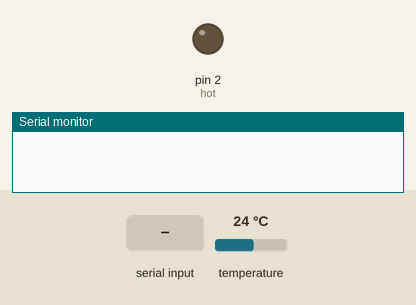
A sketch run on a simulated Arduino Uno, built with avr-gcc and run on an emulated ATmega328P. Parts: output pins drawn as LEDs (lit = HIGH), the last lines printed to the serial monitor. The test bench sets the inputs (shaded band); at power-on: temperature 24 °C.

Above: at 1.2 s.
1.3 s: "90,45\n" received over the second serial link
At 2.11 s:
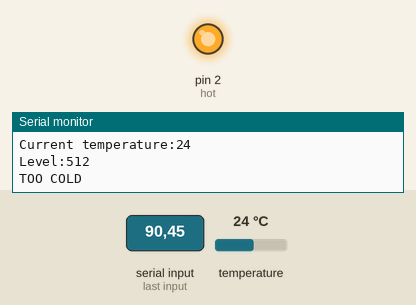
Timing chart, 0 to 4.3 s (numbered marks = the images above; inputs shaded):
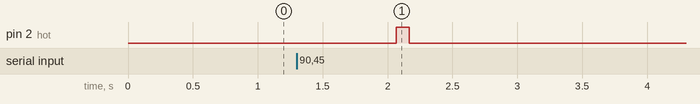

The sketch:

bathtub-app-ver.ino
```cpp
#include <OneWire.h>
#include <DallasTemperature.h>
#define DQ_pin 12
OneWire oneWire(DQ_pin);
DallasTemperature sensors(&oneWire);
int temp;//current temp
int ideal,ideal1,ideal2,error;

//water pump
#define hot 2
#define cold 3

//water level
#define limmit 400
int level;

//bluetooth
#include  <SoftwareSerial.h>
SoftwareSerial BTSerial(7,8); // RX | TX
int input1,input2;


void setup(){
  //temperature
  Serial.begin(9600);
  sensors.begin();

  //water pump
  pinMode(hot,OUTPUT);
  pinMode(cold,OUTPUT);

  BTSerial.begin(38400);
}

void loop(){
  while(BTSerial.available()==0){}

  Serial.println("START");
  input1 = BTSerial.read()-48;
  input2 = BTSerial.read()-48;
  ideal= (input1*10+input2);
  Serial.print("Ideal temperature:");
  Serial.println(ideal);

  while(level<limmit){
    //get current temperature
    sensors.requestTemperatures();
    temp=(sensors.getTempCByIndex(0));
    Serial.print("Current temperature:");
    Serial.println(temp);

    //get current water level
    level=analogRead(A5);
    Serial.print("Level:");
    Serial.println(level);

    if (temp<ideal){ //too cold
      digitalWrite(hot,HIGH);
      digitalWrite(cold,LOW);
      Serial.println("TOO COLD");
    }

    else if (temp>ideal){ //too hot
      digitalWrite(cold,HIGH);
      digitalWrite(hot,LOW);
      Serial.println("TOO HOT");
    }

    else{
      digitalWrite(cold,HIGH);
      digitalWrite(hot,HIGH);
      Serial.println("PERFECT TEMPERATURE");
    }

    delay(100);
  }
  digitalWrite(cold,LOW);
  digitalWrite(hot,LOW);
 }
```

Measured:
- after the input at 1.3 s, pin 2 (hot): LOW → HIGH after 0.77 s, → LOW 0.10 s later
